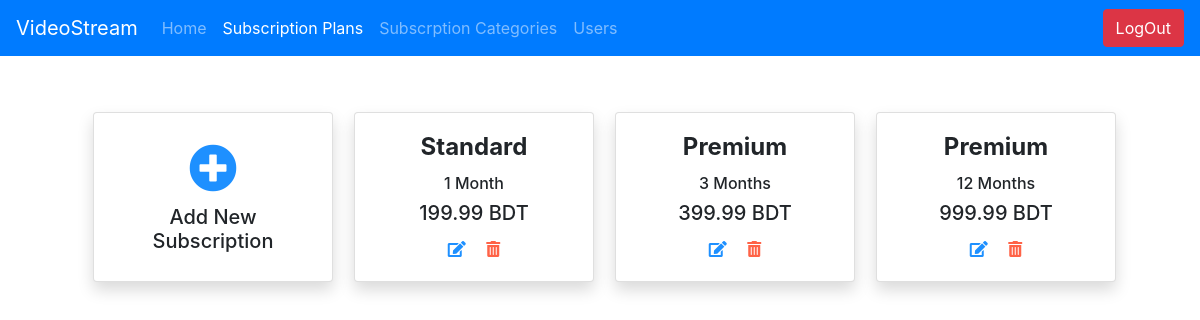
The app's page /video_stream_admin/subscription_plans/ (signed in), older data.
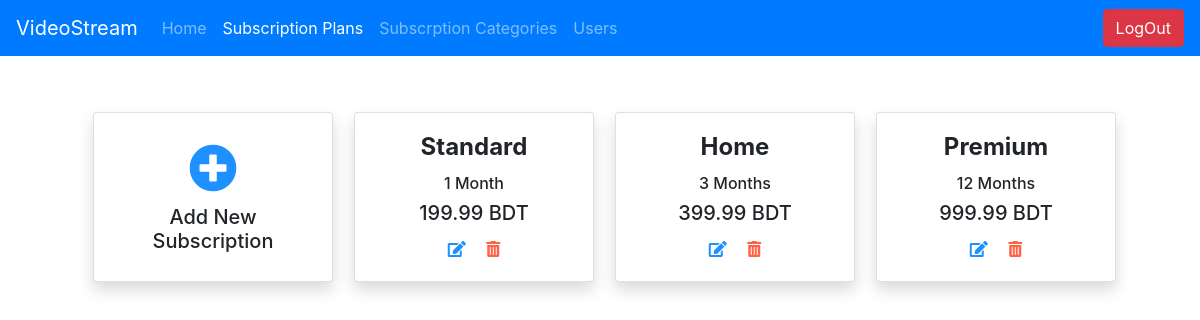
The same page, newer data.
### video_stream_app/models.py (models this page shows, shortened)
class Subscription(models.Model):
    id = models.AutoField(primary_key=True)
    subscription_type = models.ForeignKey(SubscriptionType,
                                        on_delete=models.SET_NULL, blank=True, null=True)
    subscription_price = models.DecimalField(
        max_digits=10, decimal_places=2, default=0)
    subscription_validity = models.IntegerField(
        default=0, verbose_name='subscription_validity (Months)')
    created_at = models.DateTimeField(auto_now_add=True)
    updated_at = models.DateField(auto_now=True)

class SubscriptionType(models.Model):
    id = models.AutoField(primary_key=True)
    type_name = models.CharField(
        max_length=50, blank=False, null=False, unique=True)

### video_stream_app/views.py (the view)
# urls.py: path('video_stream_admin/subscription_plans/', views.subscription_plan_list,
@login_required(login_url='/video_stream_admin/')
def subscription_plan_list(request):
    return render(request, 'video_stream_app/subscriptions.html',
                  {
                      'subscriptions': models.Subscription.objects.all(),
                      'title': 'Available Plans',
                      'is_logged_in': request.user.is_authenticated,
                      'subscription_plans': 'active',
                      'admin': True
                  })

### video_stream_app/templates/video_stream_app/subscriptions.html (shortened to what this page needs)
{% extends 'base.html' %}
{% load static %}
{% block content %}
    <div class="container">
        <div class="m-5 text-center">
            <div class="row">
                <div class="col-md-3 my-2">
                    <div class="card shadow" style="width: 15rem;">
                        <div class="card-body">
                            <a href="/video_stream_admin/subscriptions/add/">
                                <span style="font-size: 48px; color: Dodgerblue;">
                                    <i class="fas fa-plus-circle"></i>
                                </span>
                            </a>
                            <h5> Add New Subscription </h5>
                        </div>
                    </div>
                </div>
                {% for subscription in subscriptions %}
                    <div class="col-md-3 my-2">
                        <div class="card shadow" style="width: 15rem;">
                            <div class="card-body">
                                <h4 class="card-title"> <strong>{{ subscription.subscription_type.type_name}}</strong></h4>
                                <h6>
                                    {{ subscription.subscription_validity}}
                                    {% if subscription.subscription_validity == 1 %}
                                        Month
                                    {% else %}
                                        Months
                                    {% endif %}
                                </h6>
                                <h5> {{ subscription.subscription_price}} BDT </h5>
                                <div class="pt-1">
                                    <a href="/video_stream_admin/subscriptions/edit__{{ subscription.pk }}/">
                                        <span style="color: Dodgerblue;" class="pr-2">
                                            <i class="fas fa-edit"></i>
                                        </span>
                                    </a>
                                    <a href="/video_stream_admin/subscriptions/delete__{{ subscription.pk }}/">
                                        <span style="color: tomato;" class="pl-2">
                                            <i class="fas fa-trash-alt"></i>
                                        </span>
                                    </a>
                                </div>
                            </div>
                        </div>
                    </div>
                {% endfor %}
            </div>
        </div>
    </div>
{% endblock %}

Row changes from the older to the newer data that the page shows:
changed Subscription: subscription_type.type_name "Premium" → "Home"
